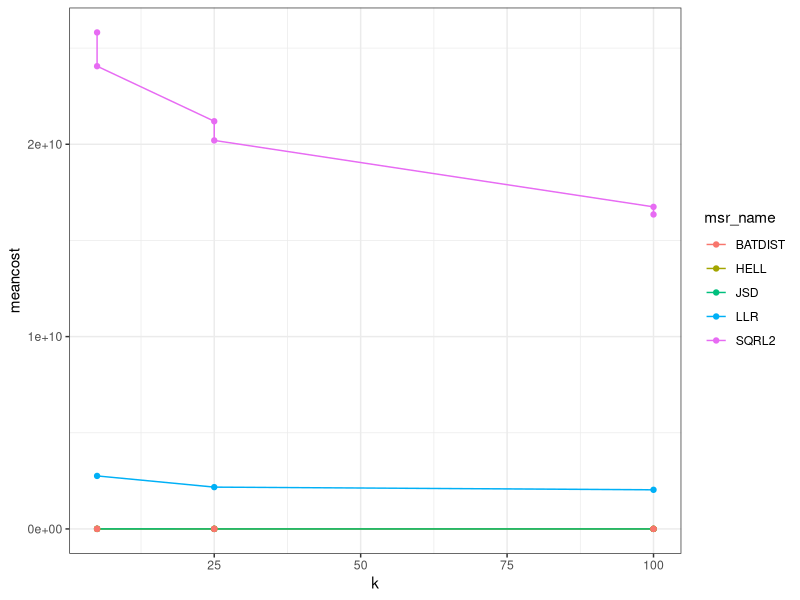

The R script that drew this image:
## ---- chunk 1
library(ggplot2)
library(dplyr)
## ---- chunk 2
setwd('~/git/minicore-experiments')
## ---- chunk 3
m <- read.table('p0.cao4m.filt.txt', header=T, sep='\t')
## ---- chunk 4
# From https://github.com/dnbaker/minicore/blob/main/docs/msr.md
measures <- list('0'='L1',
                 '1'='L2',
                 '10'='TVD',
                 '2'='SQRL2',
                 '3'='JSM',
                 '4'='JSD',
                 '16'='IS',
                 '5'='MKL',
                 '17'='RIS',
                 '30'='SIS',
                 '7'='HELL',
                 '8'='BATMET',
                 '9'='BATDIST',
                 '11'='LLR',
                 '14'='UWLLR')
## ---- chunk 5
m$msr_name <- unlist(lapply(m$msr, function(x) { measures[[as.character(x)]] }))
## ---- chunk 6
ggplot(m %>% filter(Name == 'cao4m' & msr_name != 'SIS' & nthreads == 32),
       aes(colour=msr_name, x=k, y=meancost)) + 
  geom_line() +
  geom_point() +
  theme_bw()
